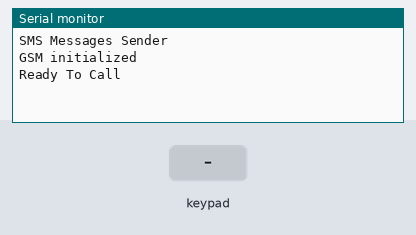
The sketch below on a simulated Arduino Uno, built with avr-gcc and run on an emulated ATmega328P. Shown: the last lines printed to the serial monitor. Wiring (inferred from the names in the program): 4×4 keypad with keys 1 2 3 A 4 5 6 B 7 8 9 C * 0 # D (labels assumed): rows pin 5, pin 6, pin 7, pin 8; columns pin 9, pin 10, pin 11, pin 12. The inputs (shaded band) are chosen by the test bench.

Above: at 3.2 s.
3.3 s: key '1' pressed
At 4.9 s:
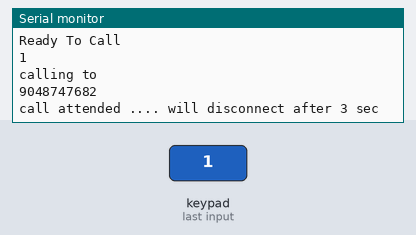
10.8 s: key 'A' pressed
At 12.0 s:
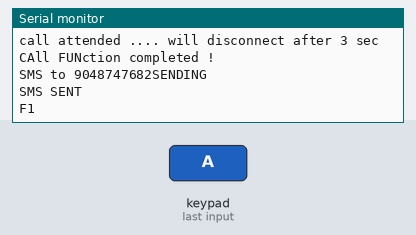
12.3 s: key '*' pressed
At 13.3 s:
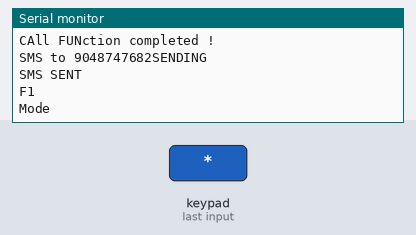
13.8 s: key '#' pressed
At 15.0 s:
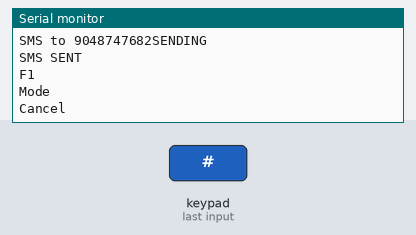
15.3 s: key 'D' pressed
At 15.7 s:
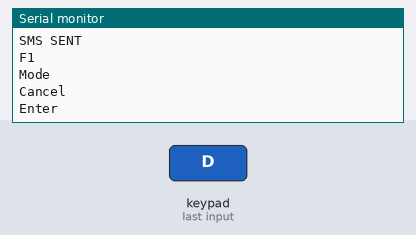
16.8 s: keypad keys 2 5 pressed 0.4 s apart
At 17.12 s:
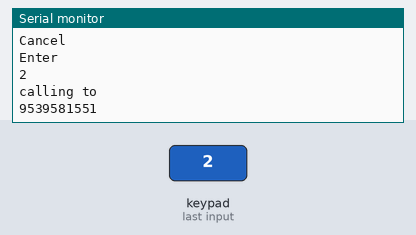

Measured:
- after the input at 3.3 s, the serial monitor: prints a new line at once (image 1)
- after the input at 10.8 s, the serial monitor: prints a new line at once (image 2)
- after the input at 12.3 s, the serial monitor: prints a new line after 0.05 s (image 3)
- after the input at 13.8 s, the serial monitor: prints a new line at once (image 4)
- after the input at 15.3 s, the serial monitor: prints a new line at once (image 5)
- after the input at 16.8 s, the serial monitor: prints a new line at once (image 6)

The sketch:

BlindGSM.ino
```cpp
#include <GSM.h>
void start1();
void start2();
void start3();
void sms1();
#define PINNUMBER ""
char charbuffer[20];
// initialize the library instance
GSM gsmAccess;
GSM_SMS sms;
GSMVoiceCall vcs;

byte h=0,v=0;    //variables used in for loops
const unsigned long period=50;  //little period used to prevent error
unsigned long kdelay=0;        // variable used in non-blocking delay
const byte rows=4;             //number of rows of keypad
const byte columns=4;            //number of columnss of keypad
const byte Output[rows]={5,6,7,8}; //array of pins used as output for rows of keypad
const byte Input[columns]={9,10,11,12}; //array of pins used as input for columnss of keypad
byte keypad() // function used to detect which button is used
{
 static bool no_press_flag=0;  //static flag used to ensure no button is pressed
  for(byte x=0;x<columns;x++)   // for loop used to read all inputs of keypad to ensure no button is pressed
  {
     if (digitalRead(Input[x])==HIGH);   //read evry input if high continue else break;
     else
     break;
     if(x==(columns-1))   //if no button is pressed
     {
      no_press_flag=1;
      h=0;
      v=0;
     }
  }
  if(no_press_flag==1) //if no button is pressed
  {
    for(byte r=0;r<rows;r++) //for loop used to make all output as low
    digitalWrite(Output[r],LOW);
    for(h=0;h<columns;h++)  // for loop to check if one of inputs is low
    {
      if(digitalRead(Input[h])==HIGH) //if specific input is remain high (no press on it) continue
      continue;
      else    //if one of inputs is low
      {
          for (v=0;v<rows;v++)   //for loop used to specify the number of row
          {
          digitalWrite(Output[v],HIGH);   //make specified output as HIGH
          if(digitalRead(Input[h])==HIGH)  //if the input that selected from first sor loop is change to high
          {
            no_press_flag=0;                //reset the no press flag;
            for(byte w=0;w<rows;w++) // make all outputs as low
            digitalWrite(Output[w],LOW);
            return v*4+h;  //return number of button
          }
          }
      }
    }
  }
 return 50;
}
void setup()
{
  for(byte i=0;i<rows;i++)  //for loop used to make pin mode of outputs as output
  {
  pinMode(Output[i],OUTPUT);
  }
  for(byte s=0;s<columns;s++)  //for loop used to makk pin mode of inputs as inputpullup
  {
    pinMode(Input[s],INPUT_PULLUP);
  }
  Serial.begin(9600); //to use serial monitor we set the buad rate

  while (!Serial) {
    ; // wait for serial port to connect. Needed for native USB port only
  }

  Serial.println("SMS Messages Sender");

  // connection state
  boolean notConnected = true;

  // Start GSM shield
  // If your SIM has PIN, pass it as a parameter of begin() in quotes
  while (notConnected) {
    if (gsmAccess.begin(PINNUMBER) == GSM_READY) {
      notConnected = false;
    } else {
      Serial.println("Not connected");
      delay(1000);
    }
  }

  Serial.println("GSM initialized");
  vcs.hangCall();
  Serial.println("Ready To Call");


}
void loop()
{
  if(millis()-kdelay>period) //used to make non-blocking delay
  {
    kdelay=millis();  //capture time from millis function
switch (keypad())  //switch used to specify which button
   {
            case 0:
            Serial.println(1);
            start1();

       break;
            case 1:
            Serial.println(2);
            start2();
       break;
            case 2:
            Serial.println(3);
            start3();
       break;
            case 3:
            Serial.println("F1");
       break;
            case 4:
            Serial.println(4);
       break;
            case 5:
            Serial.println(5);
       break;
            case 6:
            Serial.println(6);
       break;
            case 7:
            Serial.println("F2");
       break;
            case 8:
            Serial.println(7);
       break;
            case 9:
            Serial.println(8);
       break;
            case 10:
            Serial.println(9);
       break;
            case 11:
            Serial.println("F3");
       break;
            case 12:
            Serial.println("Mode");
       break;
            case 13:
            Serial.println(0);
       break;
            case 14:
            Serial.println("Cancel");
       break;
            case 15:
            Serial.println("Enter");
       break;
            default:
            ;
}
}
}
void start1() {
    // Check the status of the voice call
       String remoteNumber = "9048747682";
       Serial.println("calling to ");
       Serial.println(remoteNumber);
       remoteNumber.toCharArray(charbuffer, 20);
        // Check if the receiving end has picked up the call
        vcs.voiceCall(charbuffer);
        delay(500);
        Serial.println("call attended .... will disconnect after 3 sec");
        delay(3000);
        vcs.hangCall();
        delay(500);
        Serial.println("CAll FUNction completed ! ");
        delay(1000);
        sms1();
}
void start2() {
    // Check the status of the voice call
       String remoteNumber = "9539581551";
       Serial.println("calling to ");
       Serial.println(remoteNumber);
       remoteNumber.toCharArray(charbuffer, 20);
        // Check if the receiving end has picked up the call
        vcs.voiceCall(charbuffer);
        delay(500);
        Serial.println("call attended .... will disconnect after 3 sec");
        delay(3000);
        vcs.hangCall();
        delay(500);
        Serial.println("CAll FUNction completed ! ");
        delay(1000);
        sms2();
}
void start3() {
        // Check the status of the voice call
       String remoteNumber = "8086933488";
       Serial.println("calling to ");
       Serial.println(remoteNumber);
       remoteNumber.toCharArray(charbuffer, 20);
        // Check if the receiving end has picked up the call
        vcs.voiceCall(charbuffer);
        delay(500);
        Serial.println("call attended .... will disconnect after 3 sec");
        delay(3000);
        vcs.hangCall();
        delay(500);
        Serial.println("CAll FUNction completed ! ");
        delay(1000);
        sms3();
}
void sms1(){
  char remoteNum[20] = "9048747682" ; // telephone number to send sms
  Serial.print("SMS to ");
  Serial.print(remoteNum);
  char txtMsg[200] = "Please Help Me ! My location :10.8814331,76.078371";
  Serial.println("SENDING");
  Serial.println();
  // send the message
  sms.beginSMS(remoteNum);
  sms.print(txtMsg);
  sms.endSMS();
  Serial.println("\nSMS SENT\n");
  //exit(0);
  }
  void sms2(){
  char remoteNum[20] = "9539581551" ; // telephone number to send sms
  Serial.print("SMS to ");
  Serial.print(remoteNum);
  char txtMsg[200] = "Please Help Me ! My location :10.8814331,76.078371";
  Serial.println("SENDING");
  Serial.println();
  // send the message
  sms.beginSMS(remoteNum);
  sms.print(txtMsg);
  sms.endSMS();
  Serial.println("\nSMS SENT\n");
  //exit(0);
  }
void sms3(){
  char remoteNum[20] = "8086933488" ; // telephone number to send sms
  Serial.print("SMS to ");
  Serial.print(remoteNum);
  char txtMsg[200] = "Please Help Me ! My location :10.8814331,76.078371";
  Serial.println("SENDING");
  Serial.println();
  // send the message
  sms.beginSMS(remoteNum);
  sms.print(txtMsg);
  sms.endSMS();
  Serial.println("\nSMS SENT\n");
  //exit(0);
  }
```
